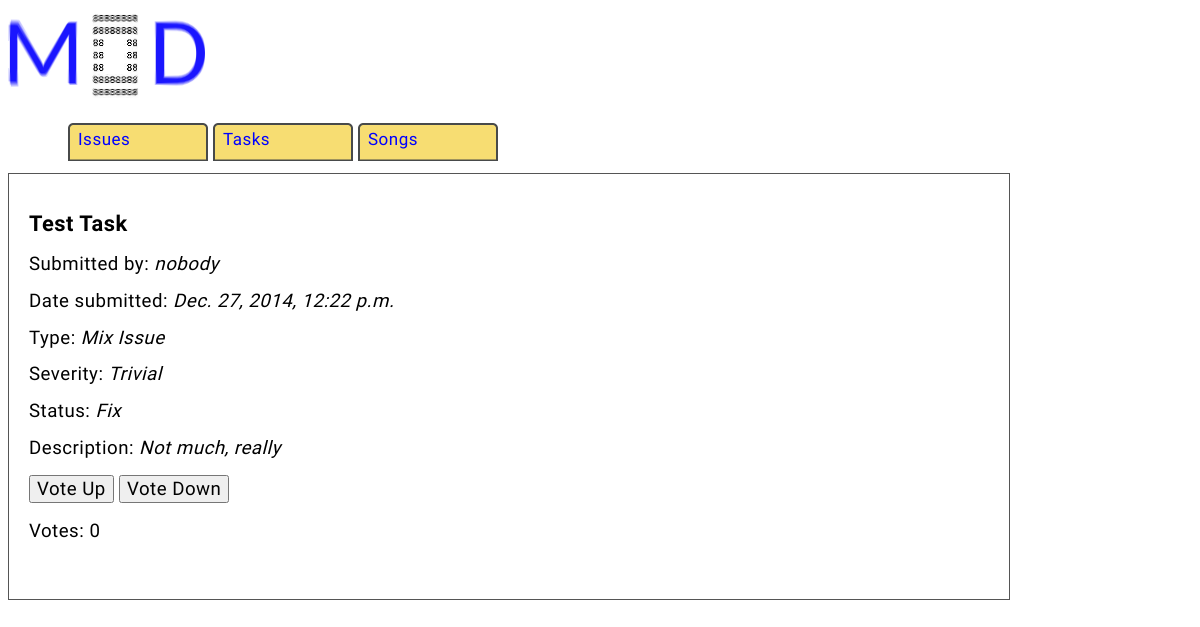
The app's page /issues/tasks/1/ with its own data.
### issues/models.py (models this page shows, shortened)
class Task(models.Model):
    title = models.CharField(max_length=50)
    description = models.CharField(max_length=1000)
    date = models.DateTimeField('date')
    typeof = models.CharField(max_length=50, choices=TYPE_CHOICES, default='Misc')
    status = models.CharField(max_length = 50, choices=STATUS_CHOICES, default='Pro')
    votes = models.IntegerField(default=0)
    priority = models.CharField(max_length = 100, choices=SEVERITY_CHOICES, default='Trivial')
    postedby = models.CharField(max_length=30, default='nobody')

### issues/views.py (the view)
# urls.py: url(r'^tasks/(?P<pk>\d+)/$', views.TaskDetailView.as_view(), name='task_detail'),
class TaskDetailView(generic.DetailView):
    model = Task
    template_name = 'issues/task_detail.html'

### issues/templates/issues/task_detail.html (shortened to what this page needs)
{% load staticfiles %}
<link rel="stylesheet" type="text/css" href="{% static 'issues/style.css' %}"/>
<head>
</head>
<body>
<header id='header'>
    <img src="{% static 'issues/images/mod.png' %}"/>
    <div class='top'>
        <ul>
            <a href="{% url 'issues:index' %}"><li>Issues</li></a>
            <a href="{% url 'issues:task_index' %}"><li>Tasks</li></a>
            <a href="{% url 'issues:song_index' %}"><li>Songs</li></a>
        </ul>
    </div>
</header>
<div class='details'>
<h3>{{ task.title }}</h3>
<div class='detail'>
    <p>Submitted by: <i>{{ task.postedby }}</i></p>
    <p>Date submitted: <i>{{ task.date }}</i></p>
    <p>Type: <i>{{ task.typeof }}</i></p>
    <p>Severity: <i>{{ task.priority }}</i></p>
    <p>Status: <i>{{ task.status }}</i></p>
    <div class='description'><p>Description: <i>{{ task.description }}</i></p></div>
<form action="{% url 'issues:vote' task.id %}" method="post">
    <input type='submit' name='voteup' value='Vote Up'>
    <input type='submit' name='votedown' value='Vote Down'>
</form>
<p>Votes: {{ task.votes }}</p>
</div>
</div>
</body>

### issues/static/issues/style.css (style rules this page uses)
body,input,textarea,select { font-family: 'Source Sans Pro', sans-serif; font-weight: 300; font-size: 14pt; line-height: 1.75em; color: #000000; letter-spacing: 0.5px; }
.top { float: left; width:960px; padding:0px 20px 0px 20px; }
.top a { text-decoration: none; }
.top a:link { color: #0000FF; }
.top li { float: left; width: 125px; height: 50px; margin-top: 1px; text-align: left; font-size: 17px; background:url('images/tab.png'); background-repeat: no-repeat; list-style-type: none; padding: 0px 10px; }
#header { float: left; }
#header img { float: left; }
.details { float:left; width:960px; padding:20px 20px 40px 20px; line-height:18px; border: 1px solid #555555; }

### records on screen
Task: title "Test Task", postedby "nobody", date "Dec. 27, 2014, 12:22 p.m.", typeof "Mix Issue", priority "Trivial", status "Fix", description "Not much, really", votes "0"
